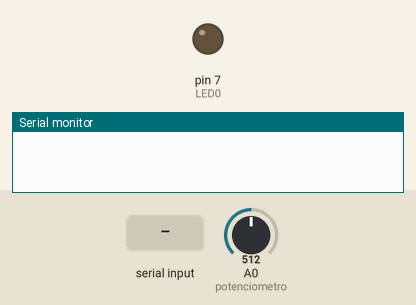
A sketch run on a simulated Arduino Uno, built with avr-gcc and run on an emulated ATmega328P. Parts: output pins drawn as LEDs (lit = HIGH), the last lines printed to the serial monitor. Dashed ring = blinking. Inputs (shaded band) come from the test bench; at power-on: A0 (potenciometro) = 512.

Above: at 1.2 s.
1.3 s: "ON" received over Serial
At 2.7 s:
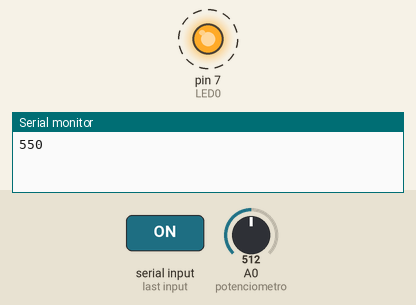
4.3 s: A0 (potenciometro) set to 900
6.3 s: A0 (potenciometro) set to 306
At 6.48 s:
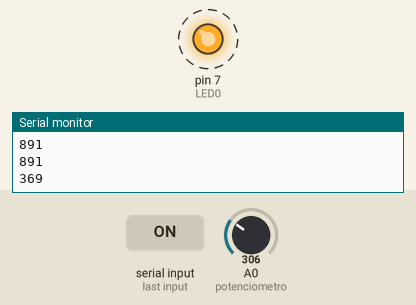
9.3 s: "OFF" received over Serial
Timing chart, 0 to 12.3 s (numbered marks = the images above; inputs shaded):
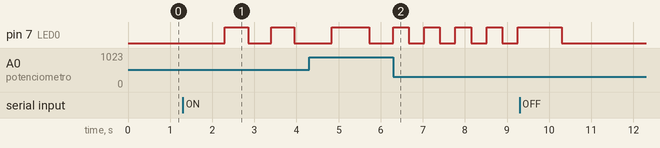

Measured:
- after the input at 1.3 s, pin 7 (LED0): alternates HIGH for 0.55 s and LOW for 0.55 s, starting after 1.0 s
- after the input at 6.3 s, pin 7 (LED0): alternates HIGH for 0.37 s and LOW for 0.37 s, starting at once

The sketch:

exercicio_5.ino
```cpp
//Exercício 5: Ligue ou desligue o controle do LED a partir da serial, digitando ON ou OFF.
//Quando digitar OFF, deve imprimir “LED desligado” uma vez e desligar o LED. Consulte
//a aula 16.

#define LED0 7
#define potenciometro A0

int pot_valor, pot_valor_delay = 0;
int delay_serial = 500;
unsigned long ultima_leitura_led, ultima_leitura_serial;

String comando;

void setup() {
  Serial.begin(9600);
  pinMode(LED0, OUTPUT);
}

void loop() {
  if (Serial.available()>0){
    comando = Serial.readString();

    if (comando.startsWith("OFF")){
      Serial.println("LED desligado");
      digitalWrite(LED0, LOW);
    }
  }
  if (comando.startsWith("ON")){
    pot_valor = analogRead(potenciometro);
    pot_valor_delay = map(pot_valor, 0, 1023, 100, 1000);
    if ((millis() - ultima_leitura_led) >= pot_valor_delay){
      digitalWrite(LED0, !digitalRead(LED0));
      ultima_leitura_led = millis();
    }

    if ((millis() - ultima_leitura_serial) >= delay_serial){
      Serial.println(pot_valor_delay);
      ultima_leitura_serial = millis();
    }
  }
}
```
